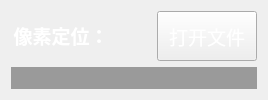
      <widget class="QWidget" name="pixelLocation">
       <layout class="QVBoxLayout" name="verticalLayout_4">
        <item>
         <layout class="QHBoxLayout" name="horizontalLayout">
          <item>
           <widget class="QLabel" name="label">
            <property name="sizePolicy">
             <sizepolicy hsizetype="Fixed" vsizetype="Fixed">
              <horstretch>0</horstretch>
              <verstretch>0</verstretch>
             </sizepolicy>
            </property>
            <property name="minimumSize">
             <size>
              <width>100</width>
              <height>50</height>
             </size>
            </property>
            <property name="maximumSize">
             <size>
              <width>100</width>
              <height>50</height>
             </size>
            </property>
            <property name="font">
             <font>
              <family>Microsoft YaHei</family>
              <pointsize>14</pointsize>
              <weight>3</weight>
              <italic>false</italic>
              <bold>false</bold>
             </font>
            </property>
            <property name="styleSheet">
             <string notr="true">font: 25 14pt &quot;Microsoft YaHei&quot;;</string>
            </property>
            <property name="text">
             <string>&lt;html&gt;&lt;head/&gt;&lt;body&gt;&lt;p align=&quot;center&quot;&gt;&lt;span style=&quot; font-weight:600; color:#ffffff;&quot;&gt;像素定位：&lt;/span&gt;&lt;/p&gt;&lt;/body&gt;&lt;/html&gt;</string>
            </property>
           </widget>
          </item>
          <item>
           <spacer name="horizontalSpacer">
            <property name="orientation">
             <enum>Qt::Horizontal</enum>
            </property>
            <property name="sizeHint" stdset="0">
             <size>
              <width>40</width>
              <height>20</height>
             </size>
            </property>
           </spacer>
          </item>
          <item>
           <widget class="QPushButton" name="openImageButton">
            <property name="sizePolicy">
             <sizepolicy hsizetype="Fixed" vsizetype="Fixed">
              <horstretch>0</horstretch>
              <verstretch>0</verstretch>
             </sizepolicy>
            </property>
            <property name="minimumSize">
             <size>
              <width>100</width>
              <height>50</height>
             </size>
            </property>
            <property name="maximumSize">
             <size>
              <width>100</width>
              <height>50</height>
             </size>
            </property>
            <property name="font">
             <font>
              <pointsize>14</pointsize>
             </font>
            </property>
            <property name="styleSheet">
             <string notr="true">color: rgb(255, 255, 255);</string>
            </property>
            <property name="text">
             <string>打开文件</string>
            </property>
           </widget>
          </item>
         </layout>
        </item>
        <item>
         <widget class="QLabel" name="pixelImage">
          <property name="sizePolicy">
           <sizepolicy hsizetype="Expanding" vsizetype="Expanding">
            <horstretch>0</horstretch>
            <verstretch>0</verstretch>
           </sizepolicy>
          </property>
          <property name="styleSheet">
           <string notr="true">background-color: rgb(154, 154, 154);</string>
          </property>
          <property name="text">
           <string/>
          </property>
         </widget>
        </item>
       </layout>
      </widget>
